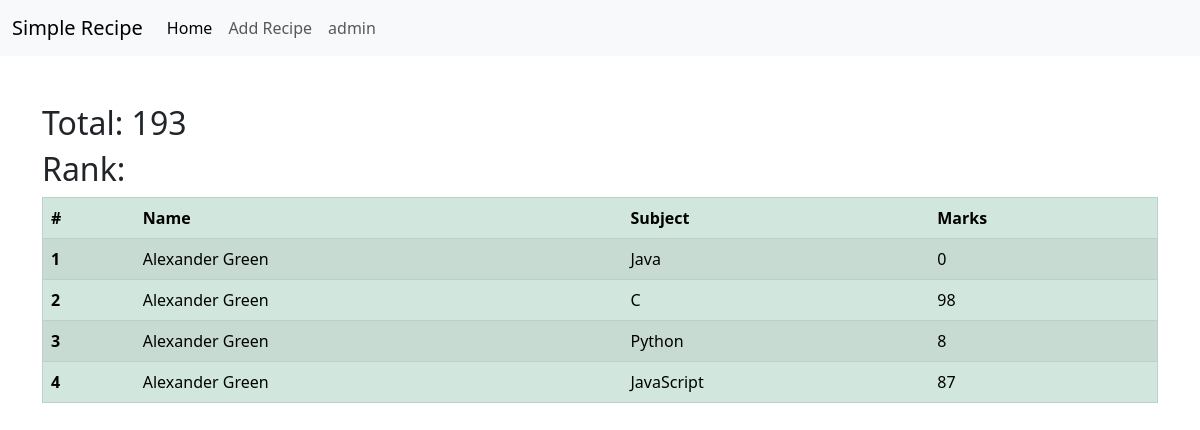
The app's page /student/marks/STD117 with its own data.
### student/models.py (models this page shows, shortened)
class SubjectMarks(models.Model):
    student = models.ForeignKey(
        Student, related_name="student_marks", on_delete=models.CASCADE)
    subject = models.ForeignKey(Subject, on_delete=models.CASCADE)
    marks = models.IntegerField(default=models.SET_NULL, null=True, blank=True)
    class Meta:
        unique_together = ['student', 'subject']

class Student(models.Model):
    srn = models.OneToOneField(StudentID, on_delete=models.CASCADE)
    dept_name = models.ForeignKey(Department, on_delete=models.CASCADE)
    name = models.CharField(max_length=30)
    email = models.EmailField(unique=True)
    age = models.IntegerField(default=18)
    address = models.TextField(blank=True, null=True)
    def __str__(self):
        return self.name
    class Meta:
        ordering = ['name']

class Subject(models.Model):
    subject_name = models.CharField(max_length=30)
    def __str__(self) -> str:
        return self.subject_name

### student/views.py (the view)
# urls.py: path('marks/<id>', marks, name='marks',)
def marks(request, id):
    student_obj = SubjectMarks.objects.filter(student__srn__srn=id)
    total = student_obj.aggregate(total=Sum('marks'))
    context = {'students': student_obj, 'total': total}
    return render(request, 'student/marks.html', context)

### templates/student/marks.html (shortened to what this page needs)
{% extends 'index.html' %}
{% block content %}
<div class="container mt-5">
  <h2>Total: {{total.total}}</h2>
  <h2>Rank: </h2>
    <table border="1px" class="table table-striped table-success ">
        <thead>
          <tr>
            <th scope="col">#</th>
            <th scope="col">Name</th>
            <th scope="col">Subject</th>
            <th scope="col">Marks</th>
            </tr>
        </thead>
        <tbody>
            {% for student in students %}
          <tr>
            <th scope="row">{{forloop.counter}}</th>
            <td>{{student.student}}</td>
            <td>{{student.subject}}</td>
            <td>{{student.marks}}</td>
          </tr>
            {% endfor %}
        </tbody>
    </table>
{% endblock %}

### records on screen
SubjectMarks: student "Alexander Green", subject "Java", marks "0"
SubjectMarks: student "Alexander Green", subject "C", marks "98"
SubjectMarks: student "Alexander Green", subject "Python", marks "8"
SubjectMarks: student "Alexander Green", subject "JavaScript", marks "87"

### other values on screen
{{ total.total }} "193"
